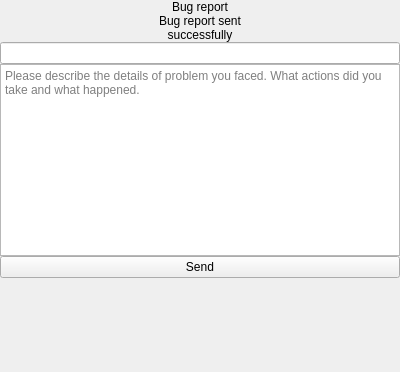
<?xml version="1.0" encoding="UTF-8"?>
<ui version="4.0">
 <class>BugReportScreen</class>
 <widget class="QWidget" name="BugReportScreen">
  <property name="geometry">
   <rect>
    <x>0</x>
    <y>0</y>
    <width>400</width>
    <height>372</height>
   </rect>
  </property>
  <property name="windowTitle">
   <string>Form</string>
  </property>
  <layout class="QHBoxLayout" name="horizontalLayout">
   <property name="spacing">
    <number>0</number>
   </property>
   <property name="leftMargin">
    <number>0</number>
   </property>
   <property name="topMargin">
    <number>0</number>
   </property>
   <property name="rightMargin">
    <number>0</number>
   </property>
   <property name="bottomMargin">
    <number>0</number>
   </property>
   <item>
    <widget class="QWidget" name="wgtLeftMargin" native="true">
     <property name="sizePolicy">
      <sizepolicy hsizetype="Preferred" vsizetype="Preferred">
       <horstretch>0</horstretch>
       <verstretch>0</verstretch>
      </sizepolicy>
     </property>
    </widget>
   </item>
   <item>
    <widget class="QWidget" name="wgtCentral" native="true">
     <layout class="QVBoxLayout" name="verticalLayout_2">
      <property name="spacing">
       <number>0</number>
      </property>
      <property name="leftMargin">
       <number>0</number>
      </property>
      <property name="topMargin">
       <number>0</number>
      </property>
      <property name="rightMargin">
       <number>0</number>
      </property>
      <property name="bottomMargin">
       <number>0</number>
      </property>
      <item>
       <layout class="QVBoxLayout" name="vltBugReport">
        <property name="spacing">
         <number>0</number>
        </property>
        <item>
         <widget class="QLabel" name="lblCaption">
          <property name="text">
           <string>Bug report</string>
          </property>
          <property name="alignment">
           <set>Qt::AlignCenter</set>
          </property>
         </widget>
        </item>
        <item>
         <widget class="CustomLineHeightLabel" name="lblStatusMessage">
          <property name="text">
           <string>Bug report sent&lt;br&gt;successfully</string>
          </property>
          <property name="alignment">
           <set>Qt::AlignCenter</set>
          </property>
         </widget>
        </item>
        <item>
         <widget class="CustomLineEdit" name="edtEmail">
          <property name="sizePolicy">
           <sizepolicy hsizetype="Preferred" vsizetype="Fixed">
            <horstretch>0</horstretch>
            <verstretch>0</verstretch>
           </sizepolicy>
          </property>
          <property name="inputMethodHints">
           <set>Qt::ImhNone</set>
          </property>
          <property name="alignment">
           <set>Qt::AlignLeading|Qt::AlignLeft|Qt::AlignVCenter</set>
          </property>
         </widget>
        </item>
        <item>
         <widget class="QWidget" name="wgtBottomEmail" native="true"/>
        </item>
        <item>
         <widget class="CustomTextEdit" name="edtMessage">
          <property name="placeholderText">
           <string>Please describe the details of problem you faced. What actions did you take and what happened.</string>
          </property>
         </widget>
        </item>
        <item>
         <widget class="QWidget" name="wgtTopButton" native="true">
          <property name="minimumSize">
           <size>
            <width>0</width>
            <height>0</height>
           </size>
          </property>
         </widget>
        </item>
        <item>
         <widget class="QPushButton" name="btnSend">
          <property name="sizePolicy">
           <sizepolicy hsizetype="Preferred" vsizetype="Fixed">
            <horstretch>0</horstretch>
            <verstretch>0</verstretch>
           </sizepolicy>
          </property>
          <property name="text">
           <string>Send</string>
          </property>
         </widget>
        </item>
        <item>
         <spacer name="verticalSpacer">
          <property name="orientation">
           <enum>Qt::Vertical</enum>
          </property>
          <property name="sizeHint" stdset="0">
           <size>
            <width>20</width>
            <height>13</height>
           </size>
          </property>
         </spacer>
        </item>
       </layout>
      </item>
     </layout>
    </widget>
   </item>
   <item>
    <widget class="QWidget" name="wgtRightMargin" native="true">
     <property name="sizePolicy">
      <sizepolicy hsizetype="Preferred" vsizetype="Preferred">
       <horstretch>0</horstretch>
       <verstretch>0</verstretch>
      </sizepolicy>
     </property>
    </widget>
   </item>
  </layout>
 </widget>
 <customwidgets>
  <customwidget>
   <class>CustomLineHeightLabel</class>
   <extends>QLabel</extends>
   <header>CustomLineHeightLabel.h</header>
  </customwidget>
  <customwidget>
   <class>CustomLineEdit</class>
   <extends>QLineEdit</extends>
   <header location="global">CustomLineEdit.h</header>
  </customwidget>
  <customwidget>
   <class>CustomTextEdit</class>
   <extends>QTextEdit</extends>
   <header location="global">CustomTextEdit.h</header>
  </customwidget>
 </customwidgets>
 <resources/>
 <connections/>
</ui>
